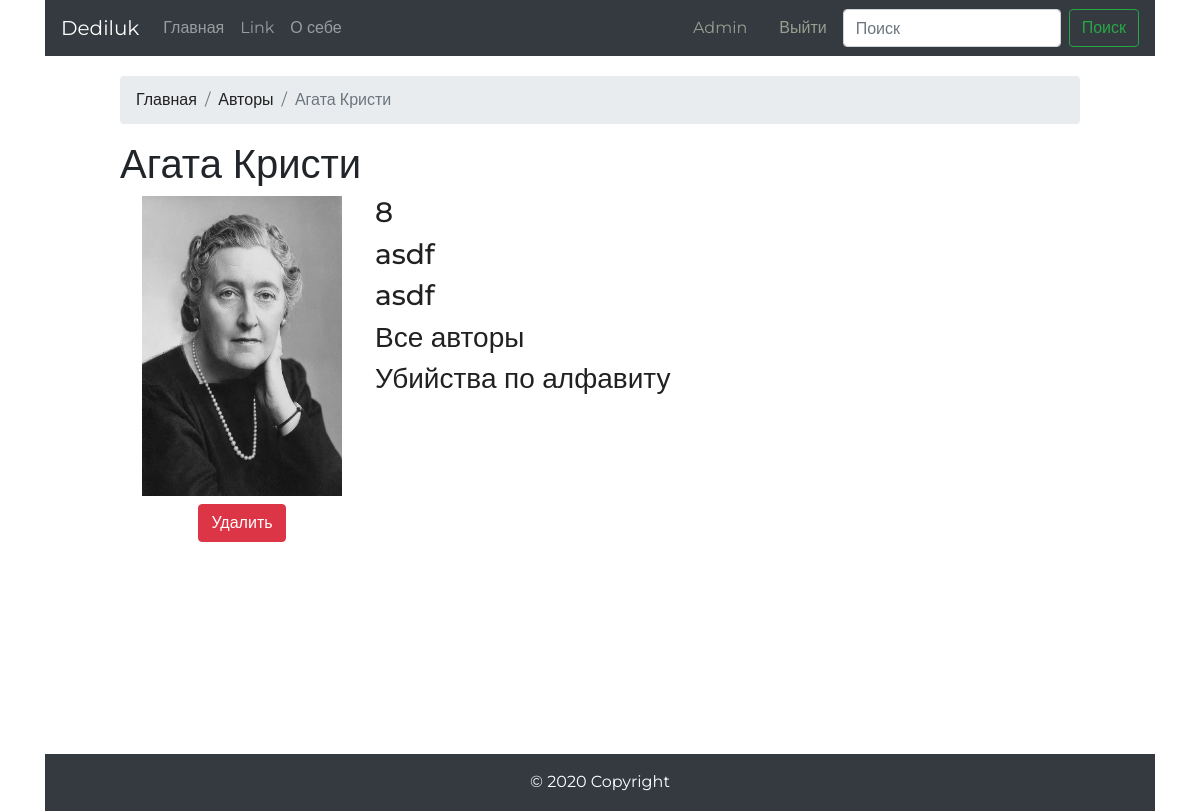
The page /mybooks/author/1/ (signed in) on the database its author committed.
### mybooks/models.py (models this page shows, shortened)
class Author(models.Model):
    name = models.CharField('Имя', max_length=150)
    image = models.ImageField('Изображение', upload_to='author/')
    def Meta(self):
        verbose_name = 'Автор'
        verbose_name_plural = 'Авторы'
    class Meta:
        ordering = ['name']

class Book(models.Model):
    title = models.CharField('Название', max_length=150, blank=False)
    description = models.TextField('Описание')
    image = models.ImageField('Изображение', upload_to='book/')
    author_name = models.ManyToManyField(Author, verbose_name='Авторы', related_name="books_author")
    def Meta(self):
        verbose_name = 'Книга'
        verbose_name_plural = 'Книги'
    class Meta:
        ordering = ['title']

### mybooks/views.py (the view)
# urls.py: path('/author/<int:pk>/', authorDetail, name='author_detail'),
def authorDetail(request, pk):
    author = get_object_or_404(Author, pk=pk)
    context = Book.objects.filter(author_name=pk)
    return render(request, 'mybooks/author_detail.html', {'author': author, 'books': context})

### templates/mybooks/author_detail.html (shortened to what this page needs)
{% extends "base.html" %}
{% block breadcrumbs %}
    <nav aria-label="breadcrumb">
      <ol class="breadcrumb">
        <li class="breadcrumb-item"><a href="{% url 'catalog:main_page'%}">Главная</a></li>
        <li class="breadcrumb-item"><a href="{% url 'mybooks:authors_list' %}">Авторы</a></li>
        <li class="breadcrumb-item active" aria-current="page">{{author.name}}</li>
      </ol>
    </nav>
{% endblock %}
{% block content %}
<h1 class="author_name">{{author.name}}</h1>
<div class="author_image_div">
    <img class='author_image' src="{{author.image.url}}" alt="">
    {% if user.is_superuser%}
        <p class="delete_book"><a href="{% url 'mybooks:delete_author' author.id %}">
            <button type="button" class="btn btn-danger delete_book_button" onclick="return confirm('Вы уверены?');">Удалить</button></a>
        </p>
    {% endif %}
</div>
<div class="author_description">
    {%for book in books %}
    <a href="{% url 'mybooks:book_detail' book.id %}"><h3>{{book.title}}</h3></a>
    {% endfor %}
</div>
{% endblock content %}

### templates/base.html (shortened to what this page needs)
<!doctype html>
<html lang="en">
{% load static %}
<head>
    <link rel="stylesheet" href="{% static '/css/bootstrap.css' %}">
    <link rel="stylesheet" href="{% static 'css/style.css' %}" type="text/css" media="all">
</head>
<body>
<div class="container">
    <nav class="navbar navbar-expand-lg navbar-dark bg-dark">
        <a class="navbar-brand" href="{% url 'catalog:main_page' %}">Dediluk</a>
        <div class="collapse navbar-collapse" id="navbarSupportedContent">
            <ul class="navbar-nav mr-auto">
                <li class= "nav-item">
                    <a class="nav-link" href="{% url 'catalog:main_page' %}">Главная <span class="sr-only">(current)</span></a>
                </li>
                <li class="nav-item">
                    <a class="nav-link" href="#">Link</a>
                </li>
                <li class="nav-item ">
                    <a class="nav-link" href="{% url 'catalog:about' %}">О себе</a>
                </li>
            </ul>
            {% if user.is_authenticated %}
                {% if user.is_superuser %}
                    <a class="nav-link nav-link-username" href="{% url 'admin:index' %}">{{user.get_username|title}}</a>
                {% else %}
                    <a class="nav-link nav-link-username" href="{% url 'catalog:about_user' user.get_username%}">{{user.get_username|title }}</a>
                {% endif %}
                <a class="nav-link nav-link-username" href="{% url 'logout' %}?next={{request.path}}">Выйти</a>
            {% else %}
                <a class="nav-link nav-link-username" href="{% url 'login' %}?next={{request.path}}">Войти</a>
            {% endif %}
            <form action="{% url 'mybooks:search_detail' %}"  class="form-inline my-2 my-lg-0" method="get">
                <input name='search' class="form-control mr-sm-2" type="search" placeholder="Поиск" aria-label="Search">
                <button class="btn btn-outline-success my-2 my-sm-0" type="submit">Поиск</button>
            </form>
        </div>
    </nav>
    <div class="content">
        {% block breadcrumbs %}{% endblock  %}
        {% block content %}
        {% endblock content %}
    </div>
    <div class="clr"></div>
</div>
<div class="footer">
        <footer class="page-footer font-small blue">
            <div class="footer-copyright text-center py-3">© 2020 Copyright
            </div>
        </footer>
    </div>
</body>
</html>

### static/css/style.css (style rules this page uses)
* { margin: 0; padding: 0; }
html,body { height: 100%; font-family: 'Montserrat', sans-serif; }
.container { width: 1366px; margin: 0 auto; position: relative; min-height: 100%; }
.content { box-sizing: border-box; padding-bottom: 100px; margin-left: 75px; margin-right: 75px; margin-top: 20px; }
.footer { color: white; martin-top:-100px; height: 57px; background-color: #343a40; background-color: #343a40; width: 1110px; margin: -46px auto; }
ul { list-style-type: none; }
.book_image, .author_image { height:300px; width: 200px; float: left; }
.book_image_div, .author_image_div { height:300px; width: 200px; float:left; margin-left: 22px; }
.author_description { margin-left: 255px; }
.nav-link-username { color: #9a9d90; }
.clr { height:55px; clear: both; }
.delete_book { text-align:center; }
.delete_book_button { margin-top: 8px; }

### rows shown on the page
Author: name "Агата Кристи", image (picture)
Book: title "8"
Book: title "asdf"
Book: title "asdf"
Book: title "Все авторы"
Book: title "Убийства по алфавиту"

### other values the page prints
{{ user.get_username|title }} "Admin"
